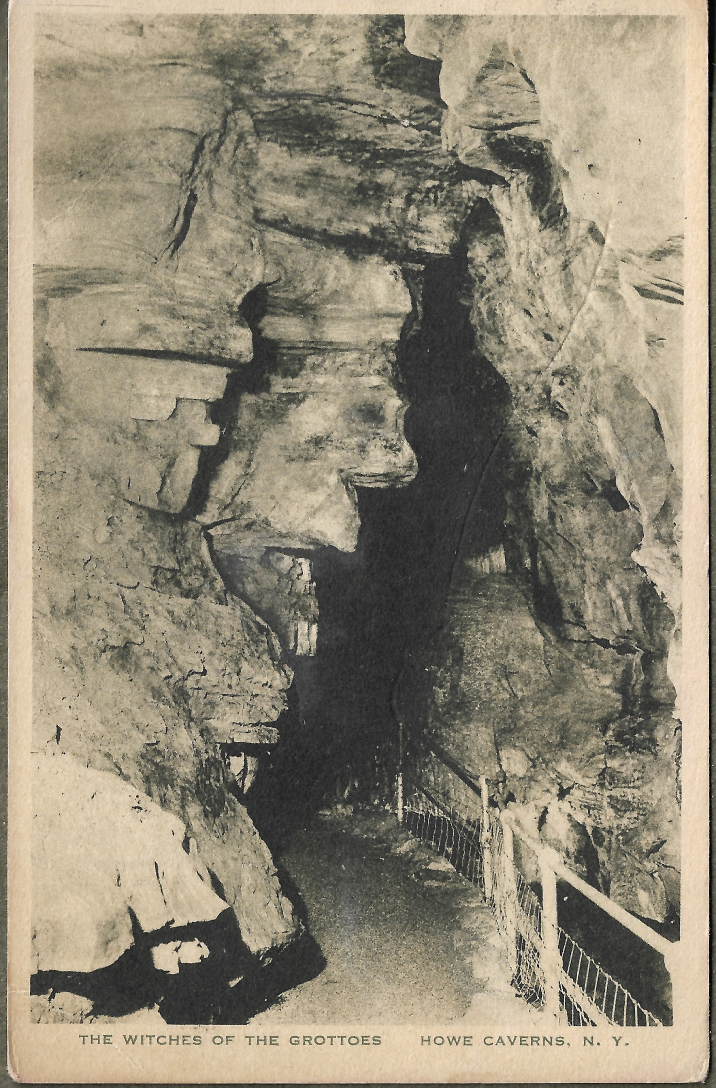
#> input picture images/1906 - Howe Caverns Witches, NY - front.jpeg, 2148 x 3262 px (shown at 1/3 size); its folder holds 4 pictures in this run
$ python backfill_thumbnails.py
#> lines starting #> are read from the running program, lines starting #| are printed output that depends on the picture
### thumbs.py
#!/usr/bin/env python3
"""
Found & Sent — shared thumbnail helper.
Used by both publish_card.py (new cards, run weekly) and backfill_thumbnails.py
(one-time pass over the existing archive). Keeping this in one place means the
two callers can never drift out of sync on size/quality.
"""

from PIL import Image
import os

THUMB_MAX_WIDTH = 640   # px — plenty sharp for the grid, a fraction of the original's weight
THUMB_QUALITY = 78      # JPEG quality — good balance of size vs. visible quality
THUMBS_SUBDIR = "thumbs"


def make_thumbnail(images_dir, filename, thumbs_subdir=THUMBS_SUBDIR):
    """
    Generate a compressed thumbnail for `filename` (relative to images_dir),
    saved at images_dir/thumbs_subdir/filename (same filename, so the site's
    JS can derive the thumb URL with a simple path swap).

    Returns the thumbnail's path relative to images_dir (e.g. "thumbs/foo.jpeg"),
    or None if the source file doesn't exist.
    """
#> called with images_dir = 'images', thumbs_subdir = 'thumbs'
    src_path = os.path.join(images_dir, filename)
    if not os.path.isfile(src_path):
        return None

    thumbs_dir = os.path.join(images_dir, thumbs_subdir)
    os.makedirs(thumbs_dir, exist_ok=True)
    thumb_path = os.path.join(thumbs_dir, filename)

    with Image.open(src_path) as img:
#> img is the input picture: PIL image 2148x3262 RGB; mean R, G, B 145.2, 137, 118.4
        img = img.convert("RGB")
        w, h = img.size
#> w = 2148; h = 3262
        if w > THUMB_MAX_WIDTH:
            new_h = round(h * (THUMB_MAX_WIDTH / w))
#> new_h = 972
            img = img.resize((THUMB_MAX_WIDTH, new_h), Image.LANCZOS)
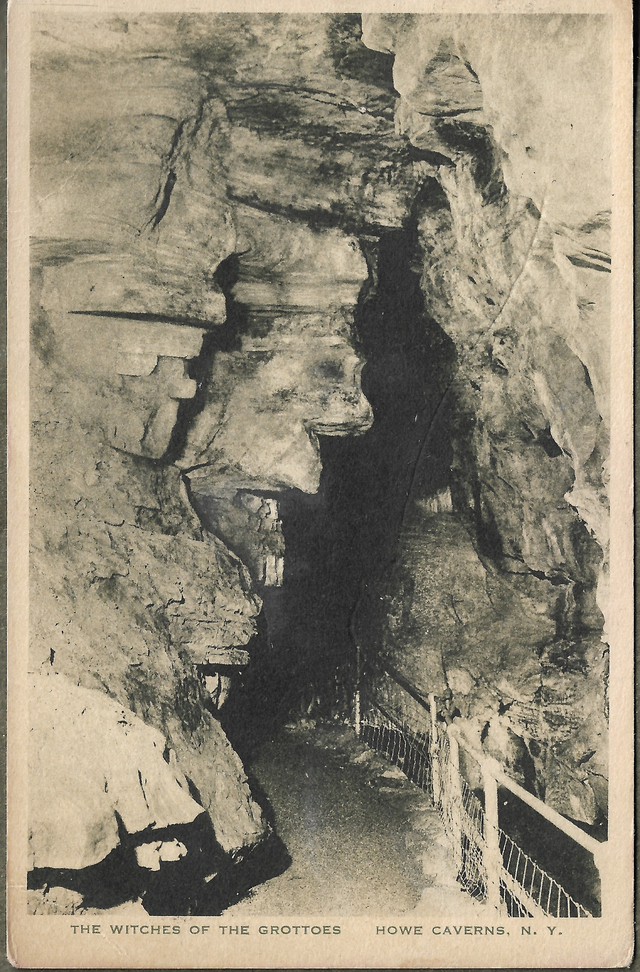
#> img: PIL image 640x972 RGB; mean R, G, B 145.2, 137, 118.4
        img.save(thumb_path, "JPEG", quality=THUMB_QUALITY, optimize=True)

    return os.path.join(thumbs_subdir, filename)

### backfill_thumbnails.py
#!/usr/bin/env python3
"""
Found & Sent — one-time (re-runnable) thumbnail backfill.
Walks images/ and generates a thumbnail for any file that doesn't already
have one in images/thumbs/. Safe to run more than once — already-thumbnailed
files are skipped, so this can also just be re-run after adding cards by hand.
"""

import os
from thumbs import make_thumbnail, THUMBS_SUBDIR

IMAGES_DIR = "images"


def main():
    thumbs_dir = os.path.join(IMAGES_DIR, THUMBS_SUBDIR)
    existing = set(os.listdir(thumbs_dir)) if os.path.isdir(thumbs_dir) else set()

    created = 0
    skipped = 0
    failed = []

    for fname in sorted(os.listdir(IMAGES_DIR)):
        full_path = os.path.join(IMAGES_DIR, fname)
        if not os.path.isfile(full_path):
            continue  # skips the thumbs/ subdirectory itself
        if fname in existing:
            skipped += 1
            continue
        try:
            result = make_thumbnail(IMAGES_DIR, fname)
        except Exception as e:
            failed.append((fname, str(e)))
            continue
        if result:
            created += 1
            print(f"Thumbnailed: {fname}")
#> pass 2 of the loop in main, `for fname in sorted(os.listdir(IMAGES_DIR)):`:
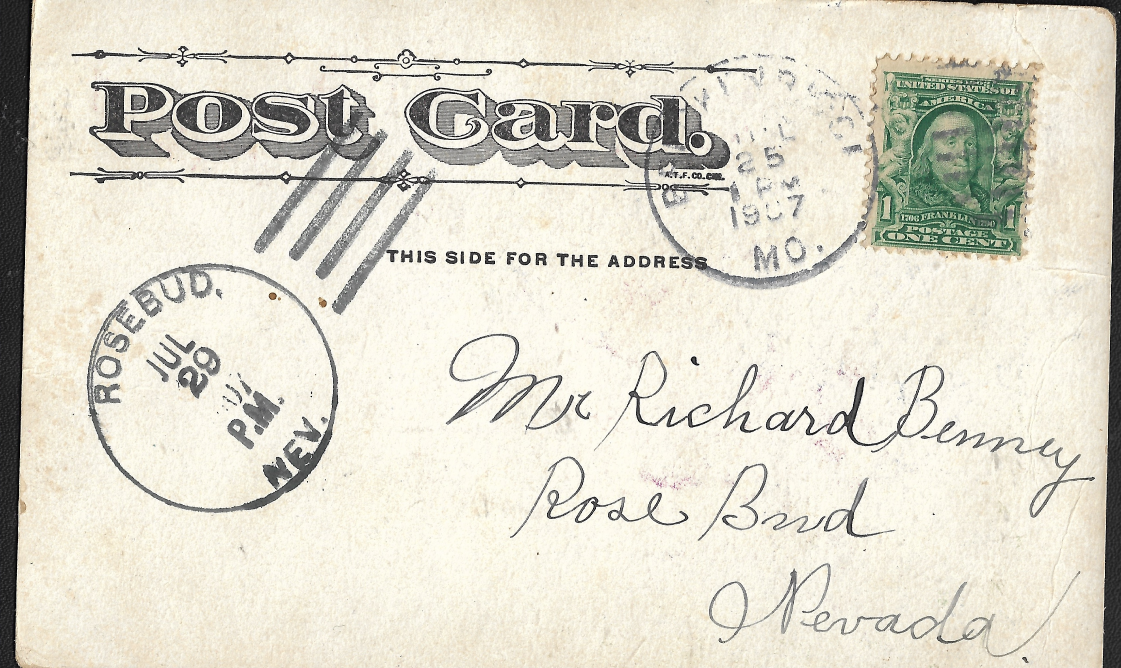
#> input picture images/1907 - Postcard - back.jpeg, 3362 x 2004 px (shown at 1/3 size)
#> in make_thumbnail, img is the input picture: PIL image 3362x2004 RGB; mean R, G, B 220.8, 217.2, 203.4
#> in make_thumbnail (call 2), `img = img.resize((THUMB_MAX_WIDTH, new_h), Image.LANCZOS)`:
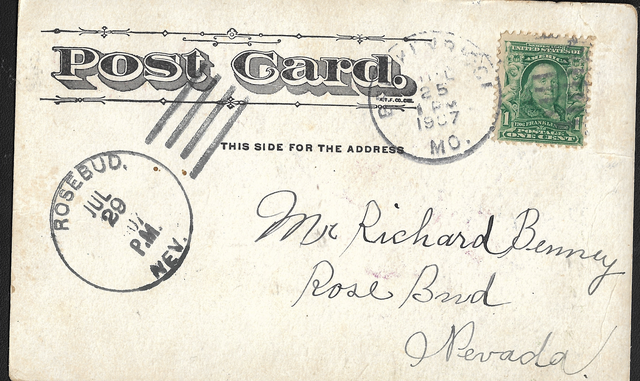
#> img: PIL image 640x381 RGB; mean R, G, B 220.6, 217.1, 203.4
#> pass 3 of the loop in main, `for fname in sorted(os.listdir(IMAGES_DIR)):`:
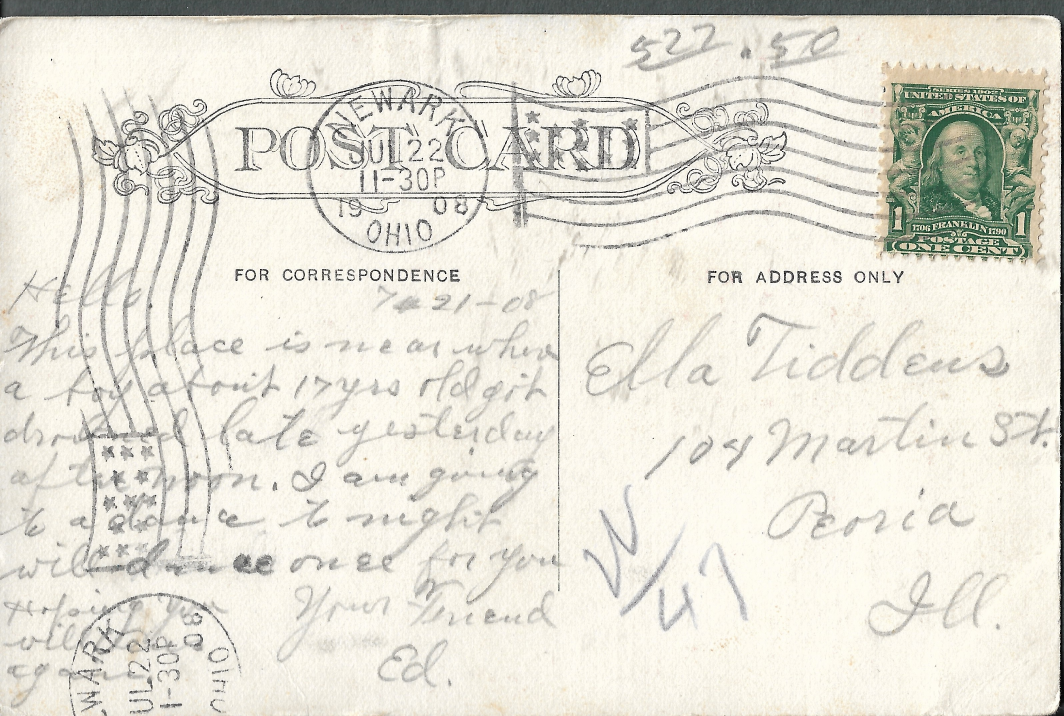
#> input picture images/1908 - Black Hand Cut - Newark, OH - back.jpeg, 3190 x 2148 px (shown at 1/3 size)
#> in make_thumbnail, img is the input picture: PIL image 3190x2148 RGB; mean R, G, B 228.2, 225.4, 214.6
#> in make_thumbnail (call 3), `img = img.resize((THUMB_MAX_WIDTH, new_h), Image.LANCZOS)`:
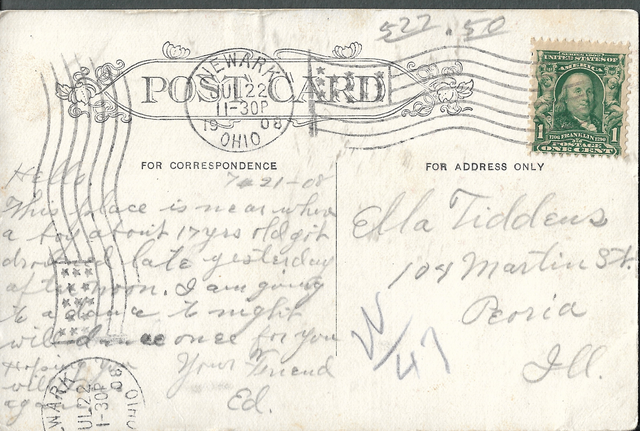
#> img: PIL image 640x431 RGB; mean R, G, B 228.1, 225.3, 214.6
#> the loop made 4 passes; the first 3 are shown

    print(f"\nDone. {created} thumbnail(s) created, {skipped} already existed.")
    if failed:
        print(f"\n{len(failed)} file(s) failed (not valid images, or unreadable):")
        for fname, err in failed:
            print(f"  - {fname}: {err}")


if __name__ == "__main__":
    main()
